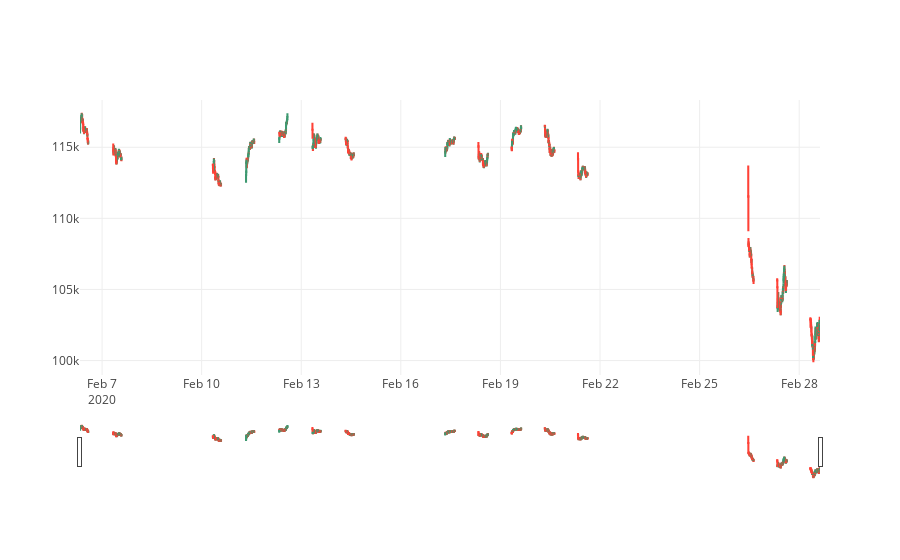

Notebook code for this chart:
### Code cell
trace = go.Candlestick(x=df['timestamp'],
                open=df['open'],
                high=df['high'],
                low=df['low'],
                close=df['close'])
data = [trace]
py.iplot(data, filename='simple_candlestick')

### Figure 1 — Plotly figure (JSON) as saved in the notebook; plotly's stock layout.template omitted (floating-point values rounded to 4 significant figures; data arrays with more than 128 entries replaced by an {"elided": "..."} marker saying what was removed)
{"data": [{"close": {"elided": "1139 float values"}, "high": {"elided": "1139 float values"}, "low": {"elided": "1139 float values"}, "open": {"elided": "1139 float values"}, "type": "candlestick", "uid": "2771731a-2fd4-408b-a4cf-ff2911c401cf", "x": {"elided": "1139 str values"}}], "layout": {}}
